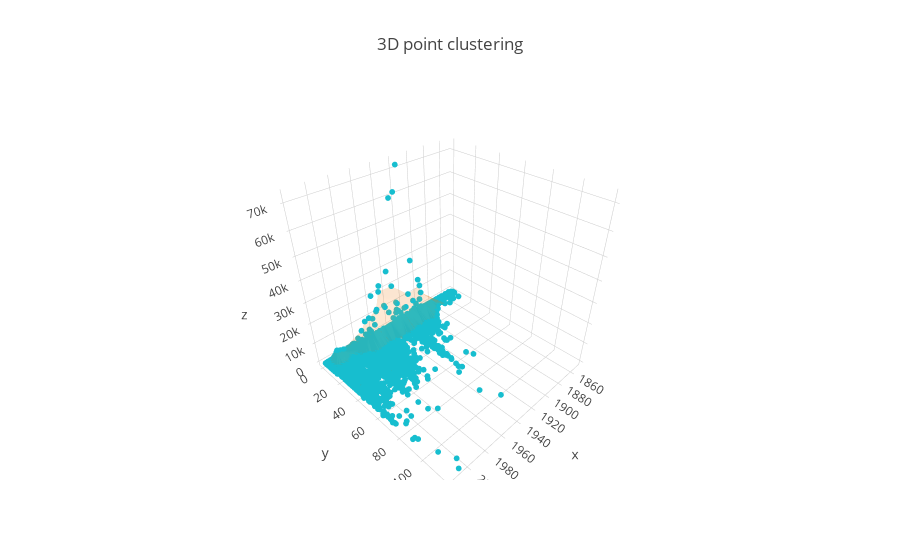

Notebook code cell kept with this figure:
### Markdown cell above
Let's see a 3D view with clustering of the above data

### Code cell
scatter = dict(
    mode = "markers",
    name = "y",
    type = "scatter3d",    
    x = x, y = y, z = z,
    marker = dict( size=2, color="rgb(23, 190, 207)" )
)
clusters = dict(
    alphahull = 7,
    name = "y",
    opacity = 0.1,
    type = "mesh3d",    
    x = x, y = y, z = z
)
layout = dict(
    title = '3D point clustering',
    scene = dict(
        xaxis = dict( zeroline=False ),
        yaxis = dict( zeroline=False ),
        zaxis = dict( zeroline=False ),
    )
)
fig = dict( data=[scatter, clusters], layout=layout )
plotly.offline.iplot(fig)

### Figure 1 — Plotly figure (JSON) as saved in the notebook; plotly's stock layout.template omitted (floating-point values rounded to 4 significant figures; data arrays with more than 128 entries replaced by an {"elided": "..."} marker saying what was removed)
{"data": [{"marker": {"color": "rgb(23, 190, 207)", "size": 2}, "mode": "markers", "name": "y", "type": "scatter3d", "x": {"elided": "3218 int values"}, "y": {"elided": "3218 int values"}, "z": {"elided": "3218 int values"}}, {"alphahull": 7, "name": "y", "opacity": 0.1, "type": "mesh3d", "x": {"elided": "3218 int values"}, "y": {"elided": "3218 int values"}, "z": {"elided": "3218 int values"}}], "layout": {"scene": {"xaxis": {"zeroline": false}, "yaxis": {"zeroline": false}, "zaxis": {"zeroline": false}}, "title": "3D point clustering"}}
